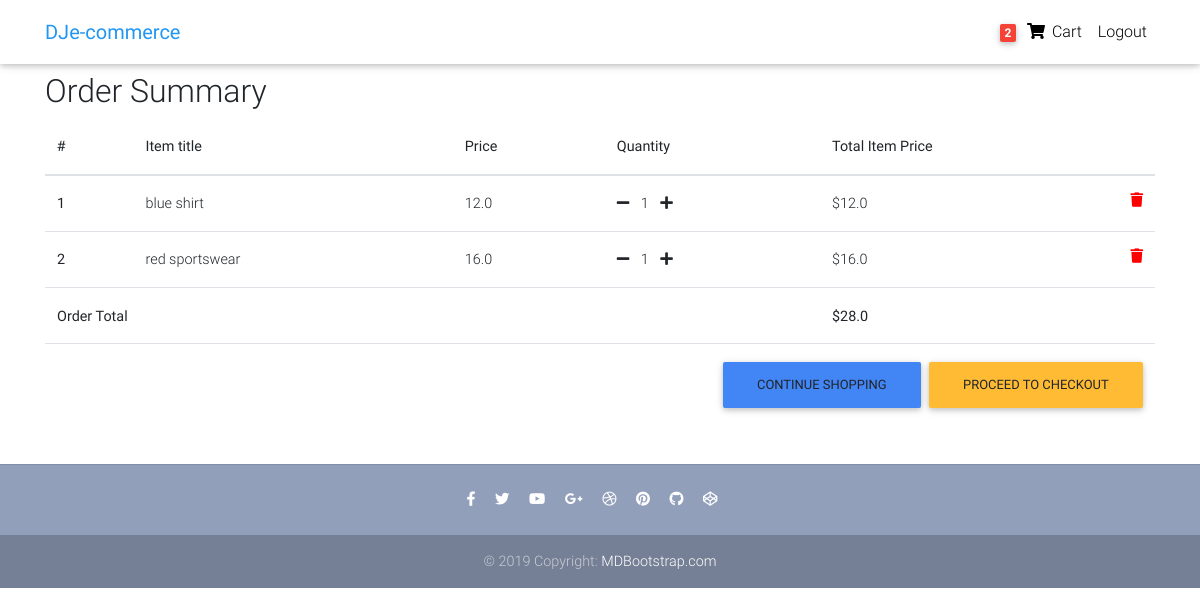
Page /order-summary/ (signed in) on the committed database.
### core/models.py (models this page shows, shortened)
class Order(models.Model):
    user = models.ForeignKey(settings.AUTH_USER_MODEL,
                             on_delete=models.CASCADE)
    ref_code = models.CharField(max_length=20, blank=True, null=True)
    items = models.ManyToManyField(OrderItem)
    start_date = models.DateTimeField(auto_now_add=True)
    ordered_date = models.DateTimeField()
    ordered = models.BooleanField(default=False)
    shipping_address = models.ForeignKey(
        'Address', related_name='shipping_address', on_delete=models.SET_NULL, blank=True, null=True)
    billing_address = models.ForeignKey(
        'Address', related_name='billing_address', on_delete=models.SET_NULL, blank=True, null=True)
    payment = models.ForeignKey(
        'Payment', on_delete=models.SET_NULL, blank=True, null=True)
    coupon = models.ForeignKey(
        'Coupon', on_delete=models.SET_NULL, blank=True, null=True)
    being_delivered = models.BooleanField(default=False)
    received = models.BooleanField(default=False)
    refund_requested = models.BooleanField(default=False)
    refund_granted = models.BooleanField(default=False)
    '''
    1. Item added to cart
    2. Adding a billing address
    (Failed checkout)
    3. Payment
    (Preprocessing, processing, packaging etc.)
    4. Being delivered
    5. Received
    6. Refunds
    '''
    def get_total(self):
        total = 0
        for order_item in self.items.all():
            total += order_item.get_final_price()
        if self.coupon:
            total -= self.coupon.amount
        return total

class OrderItem(models.Model):
    user = models.ForeignKey(settings.AUTH_USER_MODEL,
                             on_delete=models.CASCADE)
    ordered = models.BooleanField(default=False)
    item = models.ForeignKey(Item, on_delete=models.CASCADE)
    quantity = models.IntegerField(default=1)
    def get_total_item_price(self):
        return self.quantity * self.item.price
    def get_final_price(self):
        if self.item.discount_price:
            return self.get_total_discount_item_price()
        return self.get_total_item_price()

class Item(models.Model):
    title = models.CharField(max_length=100)
    price = models.FloatField()
    discount_price = models.FloatField(blank=True, null=True)
    category = models.CharField(choices=CATEGORY_CHOICES, max_length=2)
    label = models.CharField(choices=LABEL_CHOICES, max_length=1)
    slug = models.SlugField()
    description = models.TextField()
    image = models.ImageField()

### core/views.py (the view)
# urls.py: path('order-summary/', OrderSummaryView.as_view(), name='order-summary'),
class OrderSummaryView(LoginRequiredMixin, View):
    def get(self, *args, **kwargs):
        try:
            order = Order.objects.get(user=self.request.user, ordered=False)
            context = {
                'object': order
            }
            return render(self.request, 'order_summary.html', context)
        except ObjectDoesNotExist:
            messages.warning(self.request, "You do not have an active order")
            return redirect("/")

### core/templatetags/cart_template_tags.py (called while the page is built)
@register.filter
def cart_item_count(user):
    if user.is_authenticated:
        qs = Order.objects.filter(user=user, ordered=False)
        if qs.exists():
            return qs[0].items.count()
    return 0

### templates/order_summary.html (shortened to what this page needs)
{% extends "base.html" %}
{% block content %}
  <main>
    <div class="container">
    <div class="table-responsive text-nowrap">
    <h2>Order Summary</h2>
    <table class="table">
        <thead>
        <tr>
            <th scope="col">#</th>
            <th scope="col">Item title</th>
            <th scope="col">Price</th>
            <th scope="col">Quantity</th>
            <th scope="col">Total Item Price</th>
        </tr>
        </thead>
        <tbody>
        {% for order_item in object.items.all %}
        <tr>
            <th scope="row">{{ forloop.counter }}</th>
            <td>{{ order_item.item.title }}</td>
            <td>{{ order_item.item.price }}</td>
            <td>
                <a href="{% url 'core:remove-single-item-from-cart' order_item.item.slug %}"><i class="fas fa-minus mr-2"></i></a>
                {{ order_item.quantity }}
                <a href="{% url 'core:add-to-cart' order_item.item.slug %}"><i class="fas fa-plus ml-2"></i></a>
            </td>
            <td>
            {% if order_item.item.discount_price %}
                ${{ order_item.get_total_discount_item_price }}
                <span class="badge badge-primary">Saving ${{ order_item.get_amount_saved }}</span>
            {% else %}
                ${{ order_item.get_total_item_price }}
            {% endif %}
            <a style='color: red;' href="{% url 'core:remove-from-cart' order_item.item.slug %}">
                <i class="fas fa-trash float-right"></i>
            </a>
            </td>
        </tr>
        {% endfor %}
        {% if object.get_total %}
        <tr>
            <td colspan="4"><b>Order Total</b></td>
            <td><b>${{ object.get_total }}</b></td>
        </tr>
        <tr>
            <td colspan="5">
            <a class='btn btn-warning float-right ml-2' href='/checkout/'>Proceed to checkout</a>
            <a class='btn btn-primary float-right' href='/'>Continue shopping</a>
            </td>
        </tr>
        {% endif %}
        </tbody>
    </table>
    </div>
    </div>
  </main>
{% endblock content %}

### templates/navbar.html (shortened to what this page needs)
{% load cart_template_tags %}
<nav class="navbar fixed-top navbar-expand-lg navbar-light white scrolling-navbar">
    <div class="container">
      <a class="navbar-brand waves-effect" href="/">
        <strong class="blue-text">DJe-commerce</strong>
      </a>
      <div class="collapse navbar-collapse" id="navbarSupportedContent">
        <ul class="navbar-nav nav-flex-icons">
          {% if request.user.is_authenticated %}
          <li class="nav-item">
            <a href="{% url 'core:order-summary' %}" class="nav-link waves-effect">
              <span class="badge red z-depth-1 mr-1"> {{ request.user|cart_item_count }} </span>
              <i class="fas fa-shopping-cart"></i>
              <span class="clearfix d-none d-sm-inline-block"> Cart </span>
            </a>
          </li>
          <li class="nav-item">
            <a class="nav-link waves-effect" href="{% url 'account_logout' %}">
              <span class="clearfix d-none d-sm-inline-block"> Logout </span>
            </a>
          </li>
          {% endif %}
        </ul>
      </div>
    </div>
  </nav>

### templates/base.html (style rules this page uses)
html, body, header, .carousel { height: 60vh; }

### rows in the picture
OrderItem: item "blue shirt", item.price "12.0", quantity "1", get_total_item_price "12.0"
OrderItem: item "red sportswear", item.price "16.0", quantity "1", get_total_item_price "16.0"
Order: get_total "28.0"

### other values in the picture
{{ request.user|cart_item_count }} "2"
